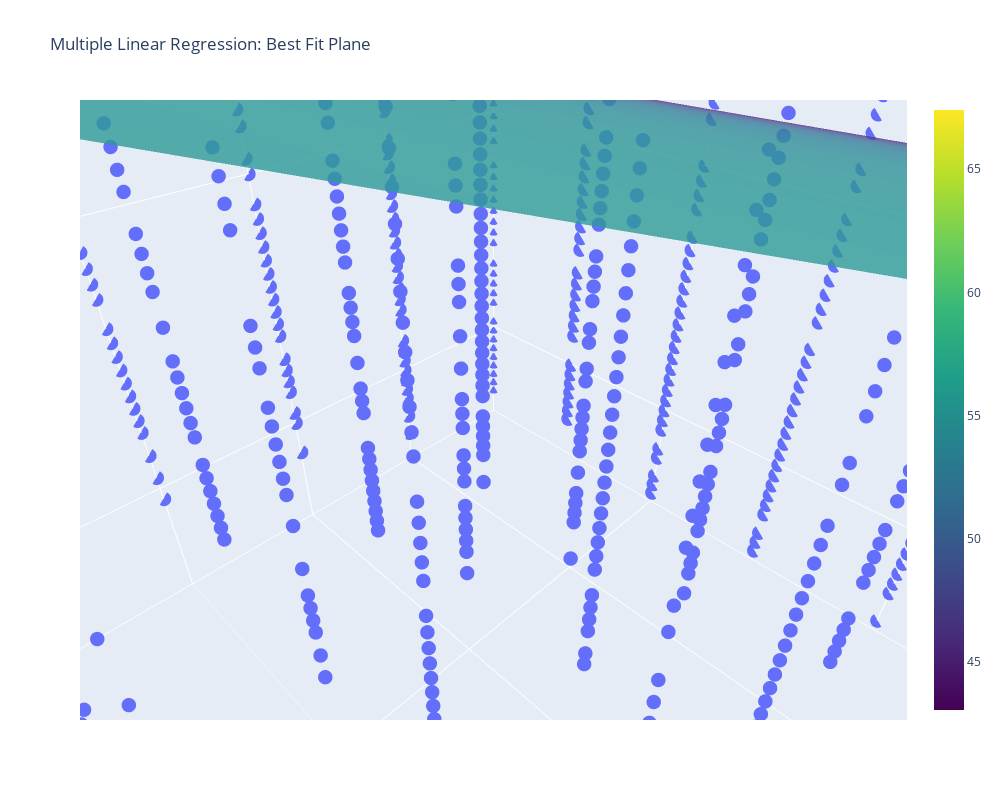

Notebook cell for this chart:
### Code cell
import numpy as np
import plotly.graph_objects as go
from sklearn.linear_model import LinearRegression

X = df[['Hours Studied', 'Sample Question Papers Practiced']].astype(float)
y = df['Performance Index'].astype(float)

reg = LinearRegression()
reg.fit(X, y)

x1_range = np.linspace(X['Hours Studied'].min(), X['Hours Studied'].max(), 50)
x2_range = np.linspace(
    X['Sample Question Papers Practiced'].min(),
    X['Sample Question Papers Practiced'].max(),
    50
)

X1, X2 = np.meshgrid(x1_range, x2_range)

Z = (
    reg.coef_[0] * X1 +
    reg.coef_[1] * X2 +
    reg.intercept_
)

# ---------------------------
# 4. Plot 3D scatter + plane
# ---------------------------
fig = go.Figure()

# Data points
fig.add_trace(go.Scatter3d(
    x=X['Hours Studied'],
    y=X['Sample Question Papers Practiced'],
    z=y,
    mode='markers',
    marker=dict(size=5),
    name='Actual Data'
))

# Best-fit plane
fig.add_trace(go.Surface(
    x=X1,
    y=X2,
    z=Z,
    colorscale='Viridis',
    opacity=0.8,
    name='Best Fit Plane'
))

# ---------------------------
# 5. Layout settings
# ---------------------------
fig.update_layout(
    title='Multiple Linear Regression: Best Fit Plane',
    width=1000,
    height=800,
    scene=dict(
        xaxis_title='Hours Studied',
        yaxis_title='Sample Question Papers Practiced',
        zaxis_title='Performance Index',
        xaxis=dict(range=[X['Hours Studied'].min(), X['Hours Studied'].max()]),
        yaxis=dict(range=[
            X['Sample Question Papers Practiced'].min(),
            X['Sample Question Papers Practiced'].max()
        ]),
        zaxis=dict(range=[y.min(), y.max()])
    )
)

fig.show()

### Figure 1 — Plotly figure (JSON) as saved in the notebook; plotly's stock layout.template omitted (floating-point values rounded to 4 significant figures; data arrays with more than 128 entries replaced by an {"elided": "..."} marker saying what was removed)
{"data": [{"marker": {"size": 5}, "mode": "markers", "name": "Actual Data", "type": "scatter3d", "x": {"elided": "10000 int values"}, "y": {"elided": "10000 int values"}, "z": {"elided": "10000 int values"}}, {"colorscale": [[0, "#440154"], [0.1111, "#482878"], [0.2222, "#3e4989"], [0.3333, "#31688e"], [0.4444, "#26828e"], [0.5556, "#1f9e89"], [0.6667, "#35b779"], [0.7778, "#6ece58"], [0.8889, "#b5de2b"], [1, "#fde725"]], "name": "Best Fit Plane", "opacity": 0.8, "type": "surface", "x": {"elided": "50x50 float values"}, "y": {"elided": "50x50 float values"}, "z": {"elided": "50x50 float values"}}], "layout": {"dragmode": "zoom", "height": 800, "scene": {"aspectmode": "auto", "aspectratio": {"x": 1, "y": 1, "z": 1}, "camera": {"center": {"x": 0, "y": 0, "z": 0}, "eye": {"x": 0.005774, "y": 0.005774, "z": 0.005774}, "projection": {"type": "perspective"}, "up": {"x": 0, "y": 0, "z": 1}}, "dragmode": "turntable", "xaxis": {"range": [1, 9], "title": {"text": "Hours Studied"}, "type": "linear"}, "yaxis": {"range": [0, 9], "title": {"text": "Sample Question Papers Practiced"}, "type": "linear"}, "zaxis": {"range": [10, 100], "title": {"text": "Performance Index"}, "type": "linear"}}, "title": {"text": "Multiple Linear Regression: Best Fit Plane"}, "width": 1000}}
